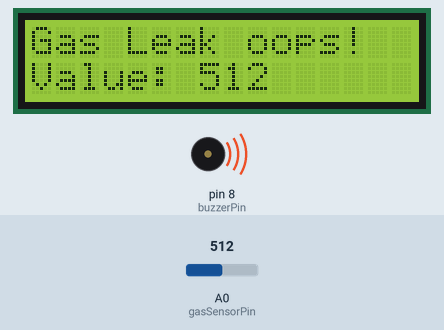
Recording of a sketch running on a simulated Arduino Uno, built with avr-gcc and run on an emulated ATmega328P. On the bench: 16×2 character LCD, buzzer (waves = sounding). The test bench sets the inputs (shaded band); at power-on: A0 (gasSensorPin) = 512.

Above: at 1.2 s.
1.3 s: A0 (gasSensorPin) set to 308
At 2.7 s:
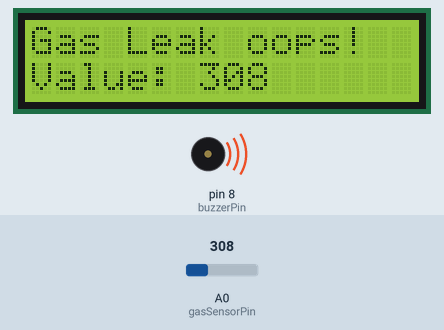
3.4 s: A0 (gasSensorPin) set to 287
At 5.3 s:
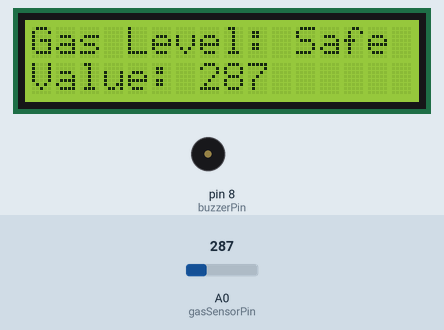
6.0 s: A0 (gasSensorPin) set to 306
At 6.9 s:
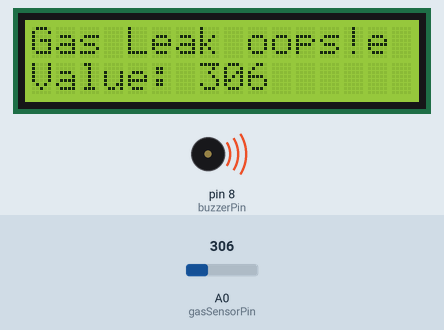
Timing chart, 0 to 14.1 s (numbered marks = the images above; inputs shaded):
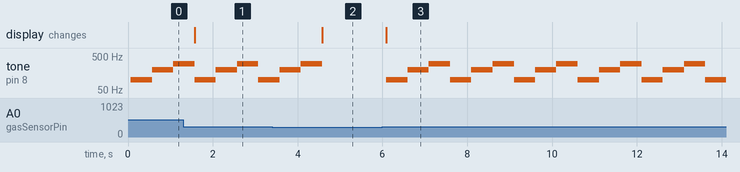

The sketch:

gassensor_1.ino
```cpp
#include <LiquidCrystal.h>

// Initialize the LCD library with the pins
LiquidCrystal lcd(12, 11, 5, 4, 3, 2);

// Pin definitions
const int gasSensorPin = A0;  // Gas sensor analog pin
const int buzzerPin = 8;      // Buzzer digital pin

// Threshold for gas concentration
const int gasThreshold = 300;  // Adjust based on your sensor and environment

void setup() {
  // Set up the LCD
  lcd.begin(16, 2);
  lcd.print("Gas Level:");

  // Set up the buzzer
  pinMode(buzzerPin, OUTPUT);
  //digitalWrite(buzzerPin, LOW);
}

void loop() {
  // Read the gas sensor value
  int gasValue = analogRead(gasSensorPin);

  // Display the gas value on the LCD
  lcd.setCursor(0, 1);
  lcd.print("Value: ");
  lcd.print(gasValue);
  lcd.print("    ");  // Clear any leftover characters

  // Check if the gas level exceeds the threshold
  if (gasValue > gasThreshold) {
    lcd.setCursor(0, 0);
    lcd.print("Gas Leak oops!");
    tone(buzzerPin, 100);
    delay(500);
    tone(buzzerPin, 200);
    delay(500);
    tone(buzzerPin, 300);

    //digitalWrite(buzzerPin, HIGH);  // Activate the buzzer
  } else {
    lcd.setCursor(0, 0);
    lcd.print("Gas Level: Safe");
    noTone(buzzerPin);
    //digitalWrite(buzzerPin, LOW);  // Turn off the buzzer
  }

  delay(500);  // Wait for a short time before the next reading
}
```

Measured:
- the behaviour switches between 301 and 300 on A0 (gasSensorPin) (found by bisection; images 1 and 2)
- after the input at 1.3 s, the display: changes after 0.27 s (image 1)
- after the input at 3.4 s, the display: changes after 1.2 s (image 2)
- after the input at 6.0 s, tone on pin 8 (buzzerPin): silent → 100 Hz after 0.09 s, then repeats every 1.5 s: 200 Hz 0.50 s, 300 Hz 0.50 s, 100 Hz 0.50 s; the display: changes after 0.09 s (image 3)
